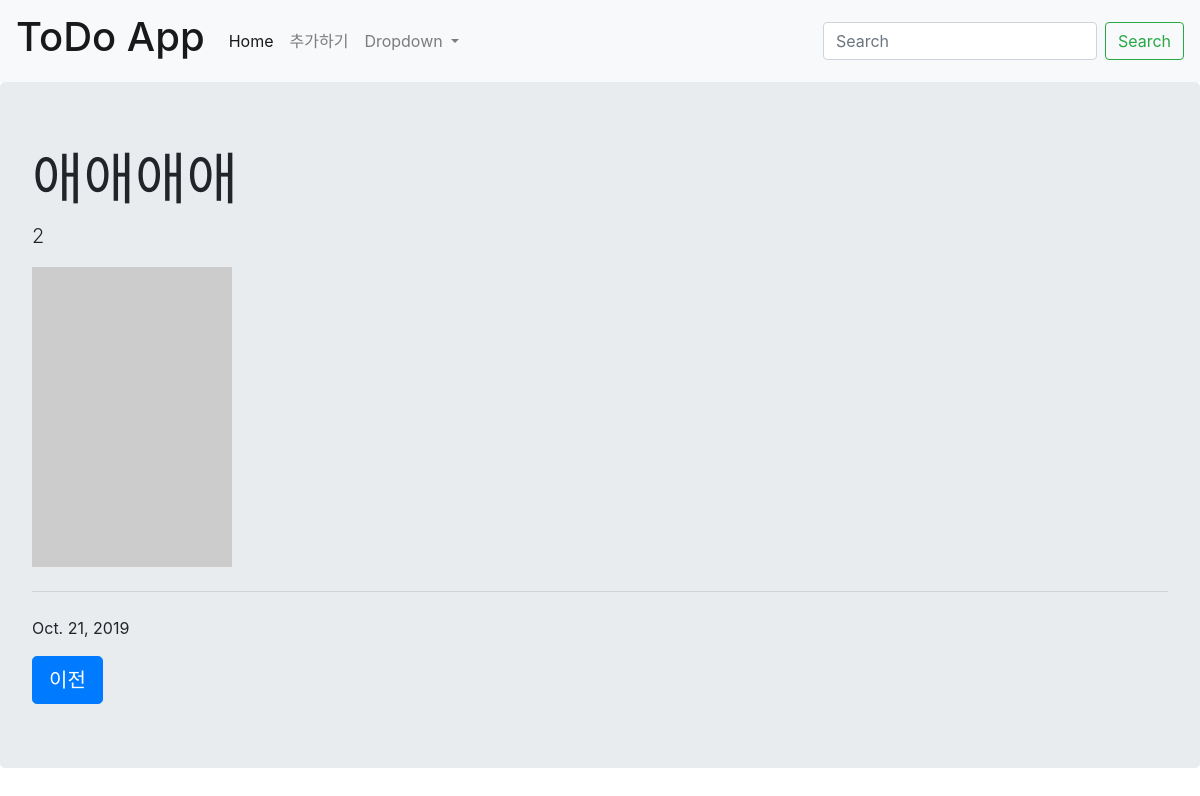
The page /todos/2/look/ on the database as committed earlier.
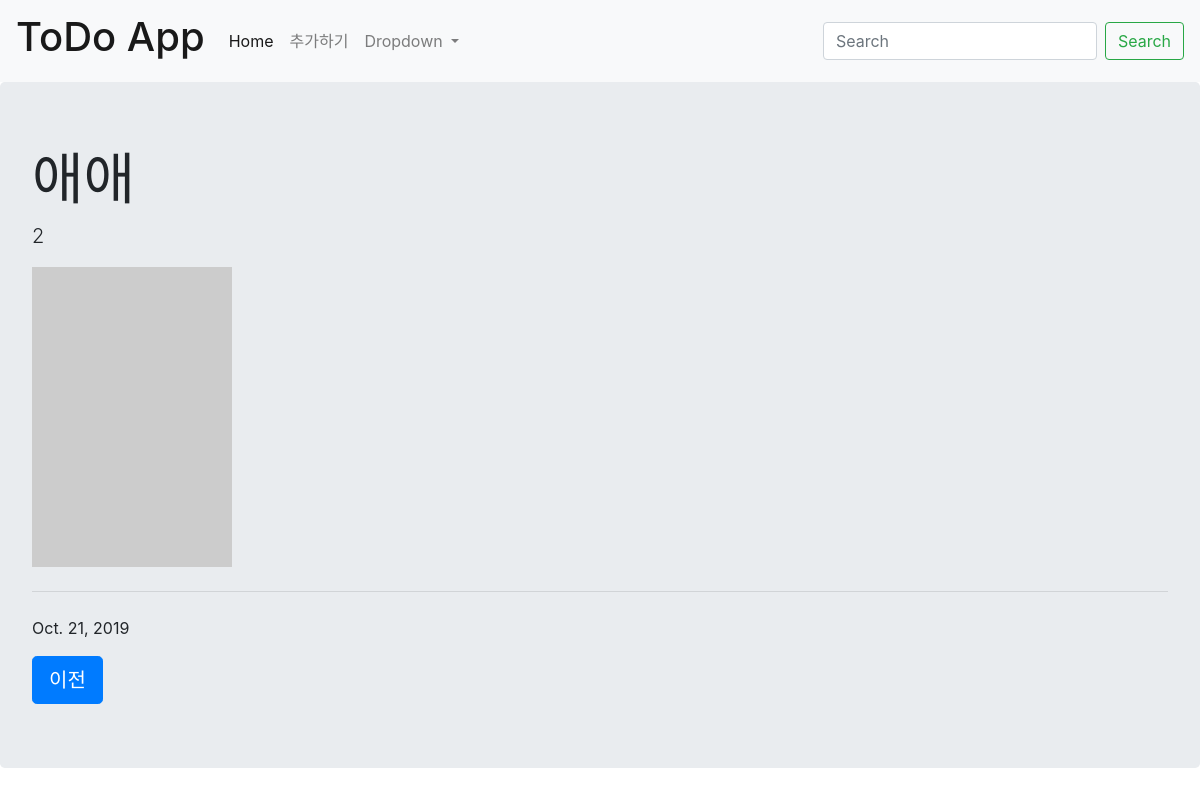
The same page on the database as committed later.
### todos/models.py (models this page shows)
class Todo(models.Model):
    title = models.CharField(max_length = 50)
    due_date = models.DateField(max_length = 50)

### todos/views.py (the view)
# urls.py: path('<int:id>/look/', views.look),
def look(request, id):
    todo = Todo.objects.get(id=id)
    context = {
        'todo' : todo,
    }
    return render(request, 'look.html', context)

### todos/templates/look.html
{% extends 'base.html' %}
{% block body %}
  <div class="jumbotron">
    <h1 class="display-4">{{todo.title}}</h1>
    <p class="lead">{{todo.id}}</p>
    <img src="https://picsum.photos/200/300?random=1">
    <hr class="my-4">
    <p>{{todo.due_date}}</p>
    <a class="btn btn-primary btn-lg" href="/todos/" role="button">이전</a>
  </div>
{% endblock %}

### todos/templates/base.html (shortened to what this page needs)
<!DOCTYPE html>
<html lang="en">
<head>
  <link rel="stylesheet" href="https://stackpath.bootstrapcdn.com/bootstrap/4.3.1/css/bootstrap.min.css">
</head>
<body>
  <nav class="navbar navbar-expand-lg navbar-light bg-light">
    <a class="navbar-brand" href="#"><h1>ToDo App</h1></a>
    <div class="collapse navbar-collapse" id="navbarSupportedContent">
      <ul class="navbar-nav mr-auto">
        <li class="nav-item active">
          <a class="nav-link" href="/todos/">Home <span class="sr-only">(current)</span></a>
        </li>
        <li class="nav-item">
          <a class="nav-link" href="/todos/new/">추가하기</a>
        </li>
        <li class="nav-item dropdown">
          <a class="nav-link dropdown-toggle" href="#" id="navbarDropdown" role="button" data-toggle="dropdown" aria-haspopup="true" aria-expanded="false">
            Dropdown
          </a>
        </li>
      </ul>
      <form class="form-inline my-2 my-lg-0" action="/todos/search/">
        <input class="form-control mr-sm-2" name="search" type="search" placeholder="Search" aria-label="Search">
        <button class="btn btn-outline-success my-2 my-sm-0" type="submit">Search</button>
      </form>
    </div>
  </nav>
  {% block body %}
  {% endblock %}
</body>
</html>

Rows that differ between the two databases and show on the page:
changed Todo id 2: title "애애애애" → "애애"
